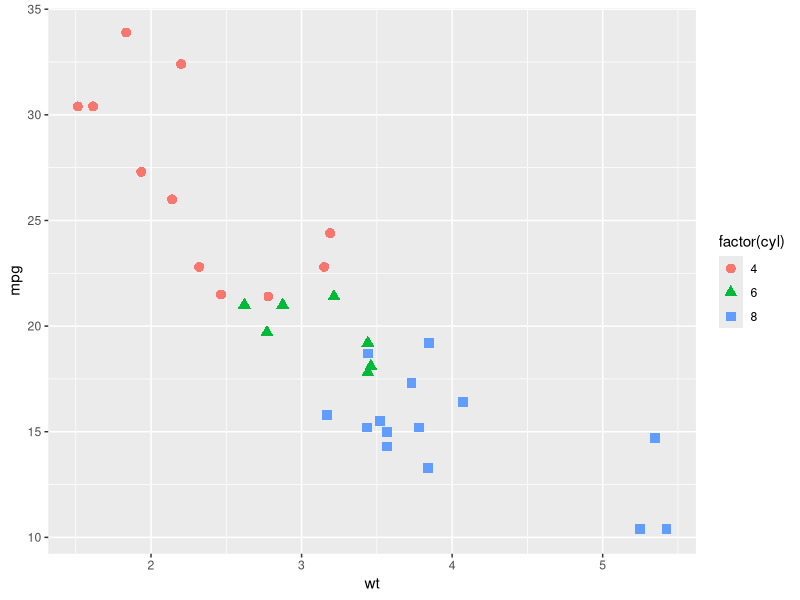
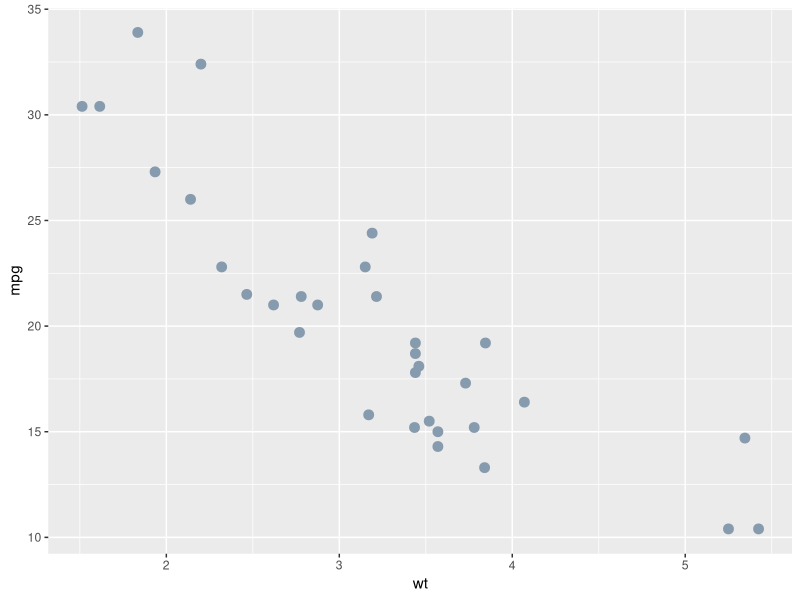
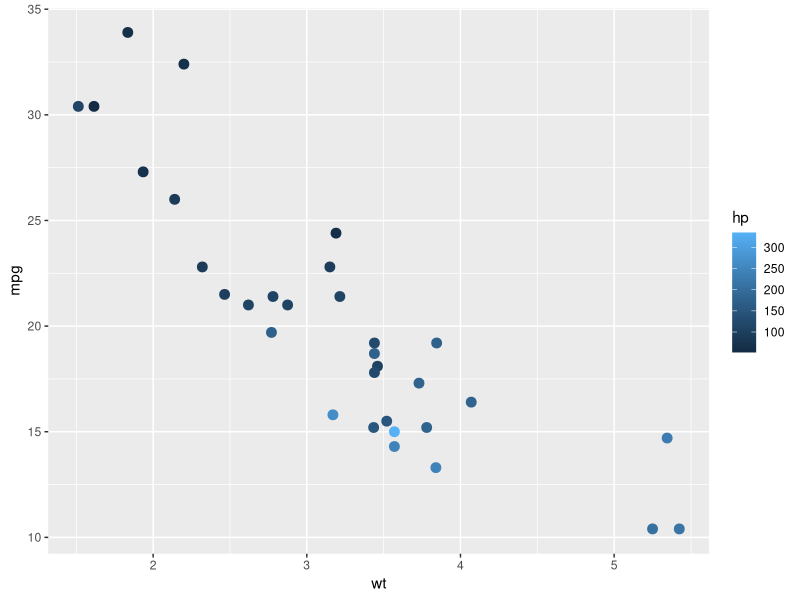
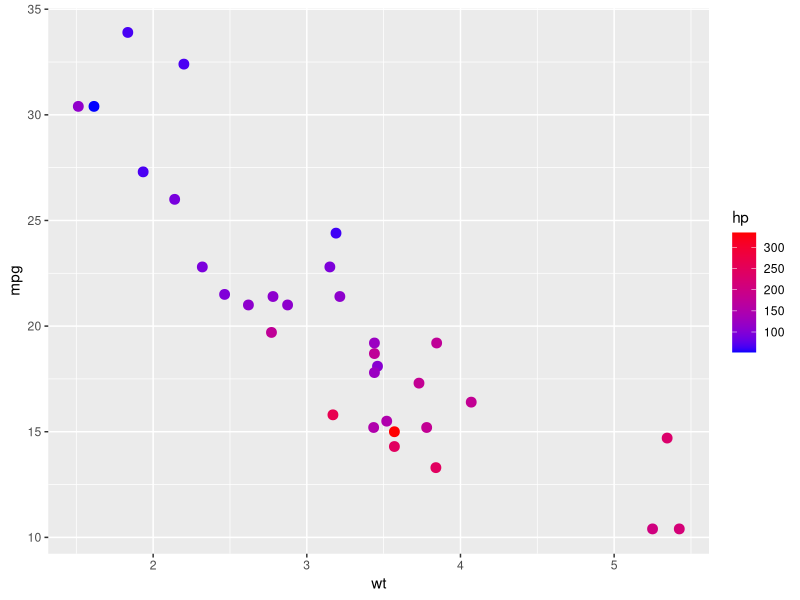
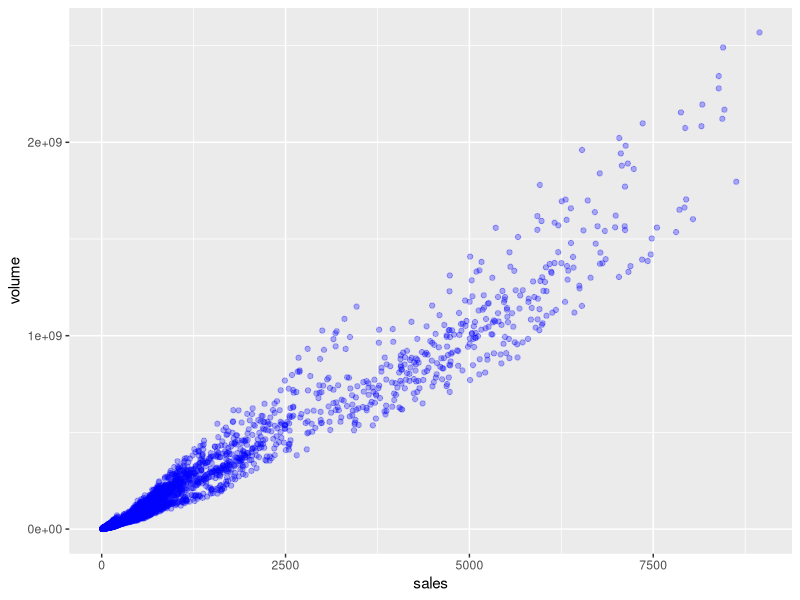
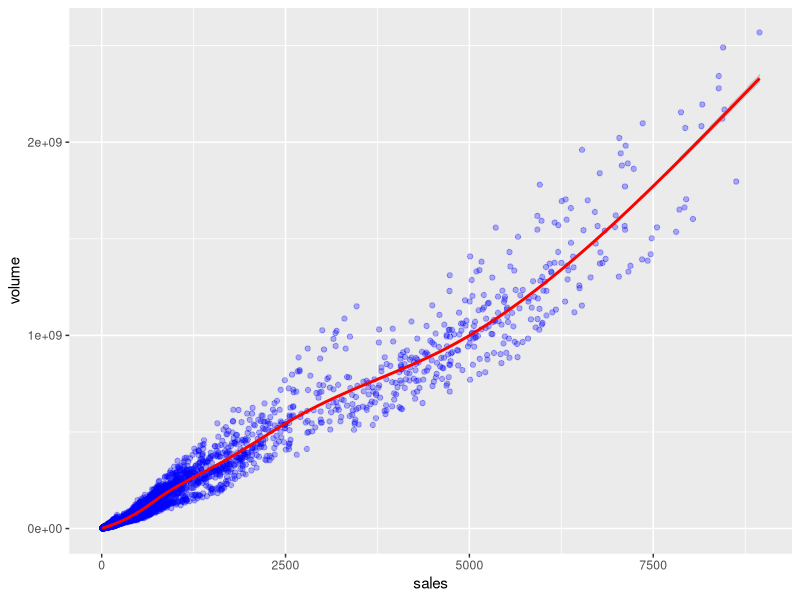

Recreate these plots in R, in order.
library(ggplot2)
df<- mtcars
head(mtcars)

#Data & Aesthetics Layer
pl<- ggplot(df, aes(x= wt, y=mpg))

#Geometry
pl2<- pl+ geom_point(aes(shape= factor(cyl), color= factor(cyl)), size=3)
pl2

pl3<- pl + geom_point(size= 3, color= '#879baf') #Using hex color
pl3

pl4<- pl + geom_point(aes(color=hp), size= 3)
pl4
pl5<- pl4 + scale_color_gradient(low= 'blue', high= 'red') #Needs hp in aes color
pl5

#Housing Data Plot:
head(txhousing)

pl<- ggplot(txhousing, aes(x=sales, y= volume))
pl2<- pl + geom_point(color= 'blue', alpha= 0.3)
pl2
pl3<- pl2 + geom_smooth(color= 'red')
pl3
